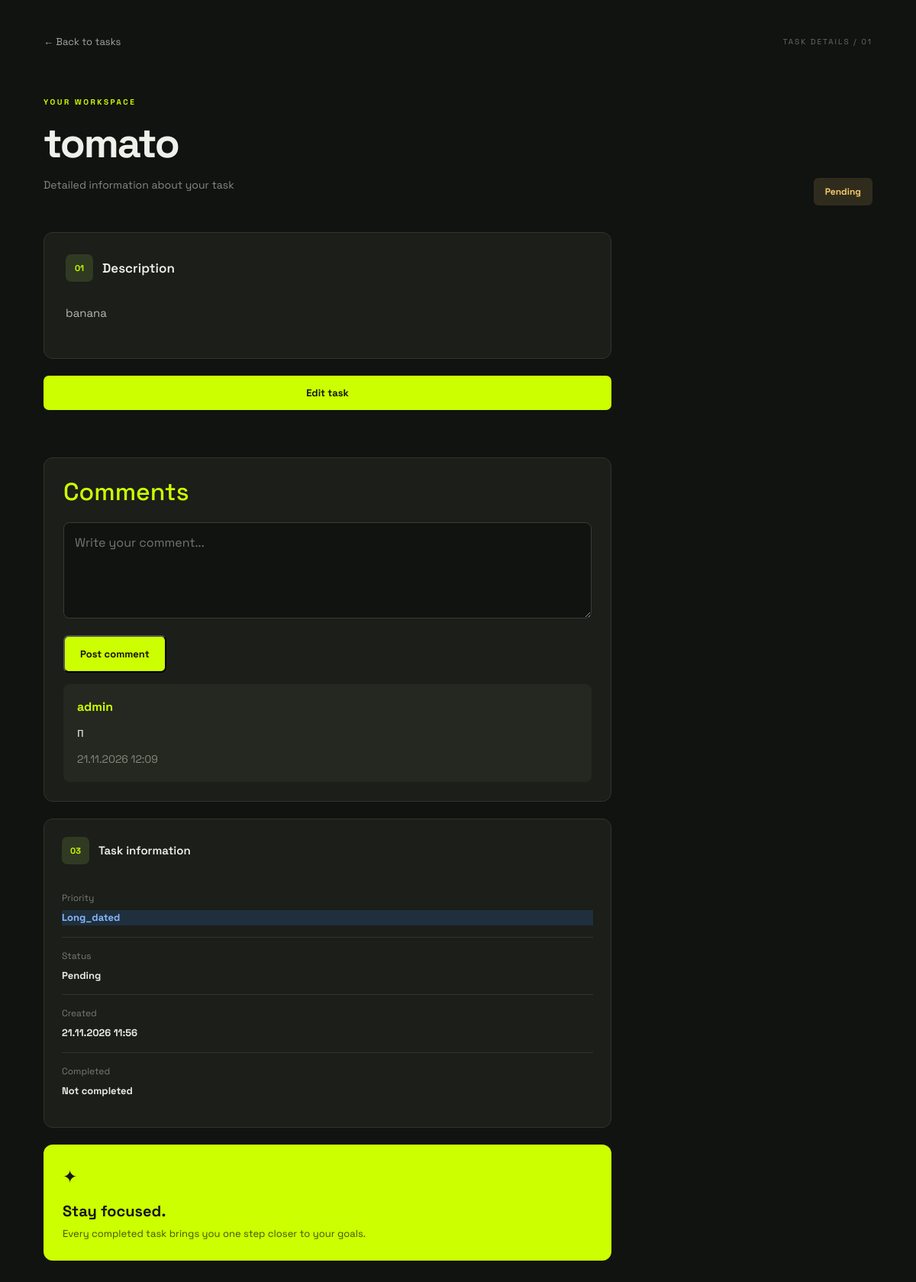
Page /task/5/ (signed in) on the committed database.
### tasks_app/models.py (models this page shows, shortened)
class Task(models.Model):
    STATUS_CHOICES = [
        ('Pending', 'Pending'),
        ('In Progress', 'In Progress'),
        ('Completed', 'Completed'),
    ]
    PRIORITY_CHOICES = [
        ('Essential', 'Essential'),
        ('Basicly on nearest time', 'Basicly on nearest time'),
        ('Long_dated', 'Long_dated'),
    ]
    title = models.CharField(max_length=100)
    description = models.TextField()
    started_time = models.DateTimeField(auto_now_add=True)
    completed_time = models.DateTimeField(null=True, blank=True)
    status = models.CharField(max_length=20, choices=STATUS_CHOICES)
    priority = models.CharField(max_length=25, choices=PRIORITY_CHOICES)
    author = models.ForeignKey('auth.User', on_delete=models.CASCADE, null=True, blank=True)

class Comment(models.Model):
    task = models.ForeignKey(Task, on_delete=models.CASCADE)
    comment = models.TextField()
    commented_time = models.DateTimeField(auto_now_add=True)
    commented_by = models.ForeignKey(
        'auth.User', on_delete=models.CASCADE, null=True, blank=True
    )

### tasks_app/views.py (the view, shortened to what this page needs)
# urls.py: path('task/<int:pk>/', views.TaskDetailView.as_view(), name='task_detail'),
class TaskDetailView(LoginRequiredMixin, DetailView):
    model = Task
    template_name = 'task_detail.html'
    context_object_name = 'task'
    def get_context_data(self, **kwargs):
        context = super().get_context_data(**kwargs)
        context['comments'] = self.object.comment_set.select_related(
            'commented_by'
        ).order_by('commented_time')
        return context

### templates/task_detail.html (shortened to what this page needs)
{% extends 'base.html' %}
{% load static %}
{% block content %}
<div class="task-page">
    <div class="top-navigation">
        <a href="{% url 'task_list' %}" class="back-link">
            ← Back to tasks
        </a>
        <span class="page-label">TASK DETAILS / 01</span>
    </div>
    <div class="task-header">
        <div class="task-heading">
            <span class="eyebrow">YOUR WORKSPACE</span>
            <h1>{{ task.title }}</h1>
            <p class="task-subtitle">
                Detailed information about your task
            </p>
        </div>
        <div class="task-status status-{{ task.status|slugify }}">
            {{ task.get_status_display }}
        </div>
    </div>
    <div class="task-layout">
        <div class="main-column">
            <section class="content-card description-card">
                <div class="card-heading">
                    <span class="section-number">01</span>
                    <h2>Description</h2>
                </div>
                <div class="description-text">
                    {{ task.description|linebreaks }}
                </div>
            </section>
            <a href="{% url 'task_update' task.pk %}" class="add-task-btn">
                Edit task
            </a>
            <div class="comments-section">
                <h2>Comments</h2>
                <form method="POST">
                    <textarea
                        name="comment"
                        placeholder="Write your comment..."
                        rows="4"
                        required
                    ></textarea>
                    <button type="submit" class="add-task-btn">
                        Post comment
                    </button>
                </form>
                <div class="comments-list">
                    {% for comment in comments %}
                        <div class="comment-card">
                            <strong>{{ comment.commented_by.username }}</strong>
                            <p>{{ comment.comment }}</p>
                            <small>{{ comment.commented_time|date:"d.m.Y H:i" }}</small>
                        </div>
                    {% empty %}
                        <p>No comments yet.</p>
                    {% endfor %}
                </div>
            </div>
        <aside class="sidebar">
            <section class="content-card info-card">
                <div class="card-heading">
                    <span class="section-number">03</span>
                    <h2>Task information</h2>
                </div>
                <div class="info-row">
                    <span>Priority</span>
                    <strong class="priority-{{ task.priority|slugify }}">
                        {{ task.get_priority_display }}
                    </strong>
                </div>
                <div class="info-row">
                    <span>Status</span>
                    <strong>{{ task.get_status_display }}</strong>
                </div>
                <div class="info-row">
                    <span>Created</span>
                    <strong>{{ task.started_time|date:"d.m.Y H:i" }}</strong>
                </div>
                <div class="info-row">
                    <span>Completed</span>
                    <strong>
                        {% if task.completed_time %}
                            {{ task.completed_time|date:"d.m.Y H:i" }}
                        {% else %}
                            Not completed
                        {% endif %}
                    </strong>
                </div>
            </section>
            <div class="task-tip">
                <span class="tip-icon">✦</span>
                <h3>Stay focused.</h3>
                <p>
                    Every completed task brings you one step closer
                    to your goals.
                </p>
            </div>
        </aside>
    </div>
</div>
{% endblock %}

### static/style.css (style rules this page uses)
body { background: #111310; color: #f0f0eb; font-family: 'Space Grotesk', sans-serif; }
.task-page { max-width: 1150px; margin: 45px auto; padding: 0 15px; }
.top-navigation { display: flex; justify-content: space-between; align-items: center; margin-bottom: 55px; }
.back-link { color: #a4a79f; text-decoration: none; font-size: 14px; transition: 0.2s; }
.page-label { color: #686d63; font-size: 11px; letter-spacing: 2px; }
.task-header { display: flex; justify-content: space-between; align-items: flex-end; margin-bottom: 35px; gap: 20px; }
.eyebrow { color: #ccff00; font-size: 11px; letter-spacing: 3px; font-weight: 700; }
.task-heading h1 { font-size: clamp(32px, 5vw, 54px); font-weight: 700; letter-spacing: -2px; margin: 12px 0; overflow-wrap: anywhere; }
.task-subtitle { color: #858980; font-size: 14px; }
.task-status { padding: 9px 15px; border-radius: 6px; font-size: 12px; font-weight: 700; white-space: nowrap; }
.status-pending { background: #302c1d; color: #f3c969; }
.task-layout { display: grid; grid-template-columns: 1fr 320px; gap: 22px; align-items: start; }
.main-column, .sidebar { display: flex; flex-direction: column; gap: 22px; }
.content-card { background: #1b1e19; border: 1px solid #30352c; border-radius: 12px; padding: 28px; }
.card-heading { display: flex; align-items: center; gap: 12px; margin-bottom: 27px; flex-wrap: wrap; }
.card-heading h2 { font-size: 17px; font-weight: 600; margin: 0; }
.section-number { color: #ccff00; font-size: 11px; font-weight: 700; background: #2a3220; padding: 7px 9px; border-radius: 5px; }
.description-text { color: #b6bab0; font-size: 15px; line-height: 1.9; overflow-wrap: anywhere; }
.info-card { padding: 23px; }
.info-card .card-heading { margin-bottom: 20px; }
.info-card .card-heading h2 { font-size: 15px; }
.info-row { display: flex; flex-direction: column; gap: 7px; padding: 15px 0; border-bottom: 1px solid #30352c; }
.info-row:last-child { border-bottom: none; }
.info-row span { color: #777d72; font-size: 12px; }
.info-row strong { color: #e8eae3; font-size: 13px; overflow-wrap: anywhere; }
.priority-long_dated { color: #82b9ff !important; }
.task-tip { background: #ccff00; color: #15180f; padding: 25px; border-radius: 12px; }
.tip-icon { font-size: 23px; }
.task-tip h3 { font-size: 20px; font-weight: 700; margin: 15px 0 8px; }
.task-tip p { font-size: 13px; line-height: 1.6; margin: 0; opacity: 0.75; }
.eyebrow { color: #ccff00; font-size: 10px; font-weight: 700; letter-spacing: 2.5px; }
.add-task-btn { display: inline-flex; align-items: center; justify-content: center; gap: 10px; padding: 13px 20px; background: #ccff00; color: #15180f; text-decoration: none; font-size: 13px; font-weight: 700; border-radius: 7px; transition: 0.2s; white-space: nowrap; }
.priority-long_dated { color: #75baff; background: #202f3d; }
.back-link { color: #a4a79f; text-decoration: none; font-size: 13px; transition: 0.2s; }
.page-label { color: #686d63; font-size: 10px; letter-spacing: 2px; }
.section-number { display: flex; align-items: center; justify-content: center; min-width: 36px; height: 36px; background: #303a22; color: #ccff00; border-radius: 7px; font-size: 11px; font-weight: 700; }
.comments-section { margin-top: 40px; padding: 25px; background: #1b1e19; border: 1px solid #30352b; border-radius: 12px; }
.comments-section h2 { color: #ccff00; margin-bottom: 20px; }
.comments-section textarea { width: 100%; padding: 14px; background: #111310; border: 1px solid #383d32; border-radius: 8px; color: white; resize: vertical; margin-bottom: 15px; }
.comment-card { padding: 18px; margin-top: 15px; background: #242820; border-radius: 8px; }
.comment-card strong { color: #ccff00; }
.comment-card p { color: #e0e0e0; margin: 10px 0; }
.comment-card small { color: #858a7d; }

### rows in the picture
Task: title "tomato", status "Pending", description "banana", priority "Long_dated", started_time "21.11.2026 11:56"
Comment: commented_by.username "admin", comment "п", commented_time "21.11.2026 12:09"
